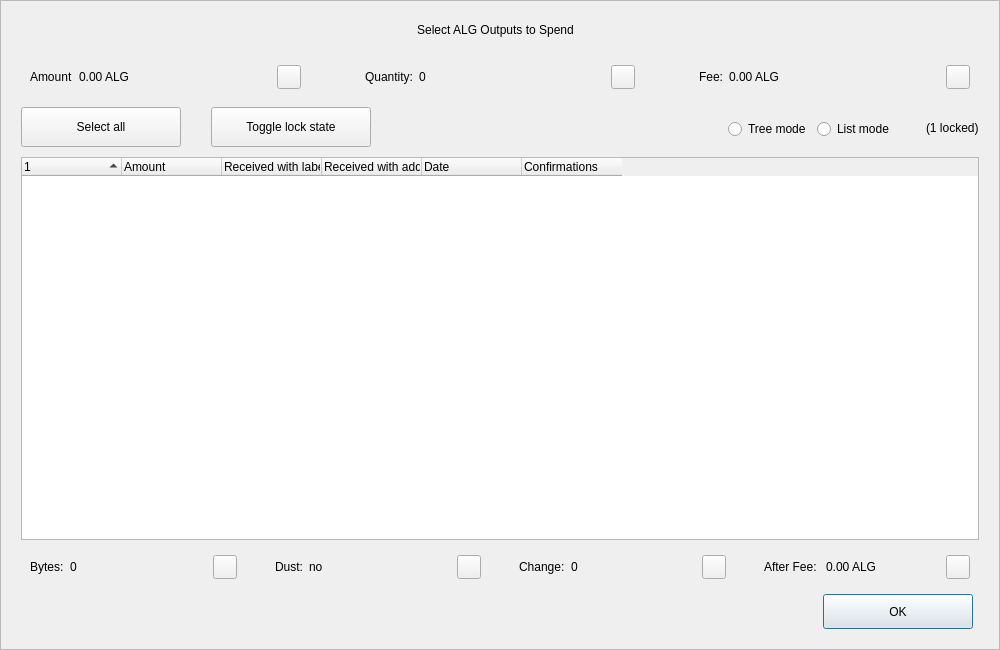
<?xml version="1.0" encoding="UTF-8"?>
<ui version="4.0">
 <class>CoinControlDialog</class>
 <widget class="QDialog" name="CoinControlDialog">
  <property name="geometry">
   <rect>
    <x>0</x>
    <y>0</y>
    <width>1000</width>
    <height>650</height>
   </rect>
  </property>
  <property name="minimumSize">
   <size>
    <width>950</width>
    <height>650</height>
   </size>
  </property>
  <property name="windowTitle">
   <string>Coin Selection</string>
  </property>
  <property name="styleSheet">
   <string notr="true"/>
  </property>
  <layout class="QVBoxLayout" name="verticalLayout">
   <property name="spacing">
    <number>0</number>
   </property>
   <property name="leftMargin">
    <number>0</number>
   </property>
   <property name="topMargin">
    <number>0</number>
   </property>
   <property name="rightMargin">
    <number>0</number>
   </property>
   <property name="bottomMargin">
    <number>0</number>
   </property>
   <item>
    <widget class="QFrame" name="frameContainer">
     <property name="toolTipDuration">
      <number>0</number>
     </property>
     <property name="frameShape">
      <enum>QFrame::StyledPanel</enum>
     </property>
     <property name="frameShadow">
      <enum>QFrame::Raised</enum>
     </property>
     <layout class="QVBoxLayout" name="verticalLayout_2">
      <property name="leftMargin">
       <number>0</number>
      </property>
      <property name="rightMargin">
       <number>0</number>
      </property>
      <property name="bottomMargin">
       <number>20</number>
      </property>
      <item>
       <layout class="QHBoxLayout" name="horizontalLayout_12">
        <property name="spacing">
         <number>0</number>
        </property>
        <property name="leftMargin">
         <number>20</number>
        </property>
        <property name="rightMargin">
         <number>30</number>
        </property>
        <item>
         <spacer name="horizontalSpacer_4">
          <property name="orientation">
           <enum>Qt::Horizontal</enum>
          </property>
          <property name="sizeHint" stdset="0">
           <size>
            <width>40</width>
            <height>20</height>
           </size>
          </property>
         </spacer>
        </item>
        <item>
         <widget class="QLabel" name="labelTitle">
          <property name="minimumSize">
           <size>
            <width>0</width>
            <height>40</height>
           </size>
          </property>
          <property name="maximumSize">
           <size>
            <width>16777215</width>
            <height>40</height>
           </size>
          </property>
          <property name="text">
           <string>Select ALG Outputs to Spend</string>
          </property>
          <property name="alignment">
           <set>Qt::AlignCenter</set>
          </property>
          <property name="margin">
           <number>7</number>
          </property>
         </widget>
        </item>
        <item>
         <spacer name="horizontalSpacer_5">
          <property name="orientation">
           <enum>Qt::Horizontal</enum>
          </property>
          <property name="sizeHint" stdset="0">
           <size>
            <width>40</width>
            <height>20</height>
           </size>
          </property>
         </spacer>
        </item>
       </layout>
      </item>
      <item>
       <layout class="QHBoxLayout" name="horizontalLayout_8">
        <property name="leftMargin">
         <number>20</number>
        </property>
        <property name="rightMargin">
         <number>20</number>
        </property>
        <item>
         <widget class="QWidget" name="layoutAmount" native="true">
          <layout class="QHBoxLayout" name="horizontalLayout_9" stretch="0,1,0">
           <item>
            <widget class="QLabel" name="labelCoinControlAmountText">
             <property name="text">
              <string>Amount</string>
             </property>
            </widget>
           </item>
           <item>
            <widget class="QLabel" name="labelCoinControlAmount">
             <property name="text">
              <string>0.00 ALG</string>
             </property>
            </widget>
           </item>
           <item alignment="Qt::AlignHCenter|Qt::AlignVCenter">
            <widget class="QPushButton" name="pushButtonAmount">
             <property name="minimumSize">
              <size>
               <width>0</width>
               <height>24</height>
              </size>
             </property>
             <property name="maximumSize">
              <size>
               <width>24</width>
               <height>26</height>
              </size>
             </property>
             <property name="focusPolicy">
              <enum>Qt::NoFocus</enum>
             </property>
             <property name="styleSheet">
              <string notr="true">padding-bottom:2px;
padding-right:4px;</string>
             </property>
             <property name="text">
              <string/>
             </property>
            </widget>
           </item>
          </layout>
         </widget>
        </item>
        <item>
         <spacer name="horizontalSpacer_2">
          <property name="orientation">
           <enum>Qt::Horizontal</enum>
          </property>
          <property name="sizeType">
           <enum>QSizePolicy::Fixed</enum>
          </property>
          <property name="sizeHint" stdset="0">
           <size>
            <width>40</width>
            <height>20</height>
           </size>
          </property>
         </spacer>
        </item>
        <item>
         <widget class="QWidget" name="layoutQuantity" native="true">
          <layout class="QHBoxLayout" name="horizontalLayout_10" stretch="0,1,0">
           <item>
            <widget class="QLabel" name="labelCoinControlQuantityText">
             <property name="text">
              <string>Quantity:</string>
             </property>
            </widget>
           </item>
           <item>
            <widget class="QLabel" name="labelCoinControlQuantity">
             <property name="text">
              <string>0</string>
             </property>
            </widget>
           </item>
           <item alignment="Qt::AlignHCenter|Qt::AlignVCenter">
            <widget class="QPushButton" name="pushButtonQuantity">
             <property name="minimumSize">
              <size>
               <width>0</width>
               <height>24</height>
              </size>
             </property>
             <property name="maximumSize">
              <size>
               <width>24</width>
               <height>26</height>
              </size>
             </property>
             <property name="focusPolicy">
              <enum>Qt::NoFocus</enum>
             </property>
             <property name="styleSheet">
              <string notr="true">padding-bottom:2px;
               padding-right:4px;</string>
             </property>
             <property name="text">
              <string/>
             </property>
            </widget>
           </item>
          </layout>
         </widget>
        </item>
        <item>
         <spacer name="horizontalSpacer_22">
          <property name="orientation">
           <enum>Qt::Horizontal</enum>
          </property>
          <property name="sizeType">
           <enum>QSizePolicy::Fixed</enum>
          </property>
          <property name="sizeHint" stdset="0">
           <size>
            <width>40</width>
            <height>20</height>
           </size>
          </property>
         </spacer>
        </item>
        <item>
         <widget class="QWidget" name="layoutFee" native="true">
          <layout class="QHBoxLayout" name="horizontalLayout_11" stretch="0,1,0">
           <item>
            <widget class="QLabel" name="labelCoinControlFeeText">
             <property name="text">
              <string>Fee:</string>
             </property>
            </widget>
           </item>
           <item>
            <widget class="QLabel" name="labelCoinControlFee">
             <property name="text">
              <string>0.00 ALG</string>
             </property>
            </widget>
           </item>
           <item alignment="Qt::AlignHCenter|Qt::AlignVCenter">
            <widget class="QPushButton" name="pushButtonFee">
             <property name="minimumSize">
              <size>
               <width>0</width>
               <height>24</height>
              </size>
             </property>
             <property name="maximumSize">
              <size>
               <width>24</width>
               <height>26</height>
              </size>
             </property>
             <property name="focusPolicy">
              <enum>Qt::NoFocus</enum>
             </property>
             <property name="styleSheet">
              <string notr="true">padding-bottom:2px;
               padding-right:4px;</string>
             </property>
             <property name="text">
              <string/>
             </property>
            </widget>
           </item>
          </layout>
         </widget>
        </item>
       </layout>
      </item>
      <item>
       <widget class="QFrame" name="frame">
        <property name="minimumSize">
         <size>
          <width>0</width>
          <height>40</height>
         </size>
        </property>
        <property name="styleSheet">
         <string notr="true">#frame {
	border:0;
}</string>
        </property>
        <property name="frameShape">
         <enum>QFrame::StyledPanel</enum>
        </property>
        <property name="frameShadow">
         <enum>QFrame::Sunken</enum>
        </property>
        <layout class="QHBoxLayout" name="horizontalLayout">
         <property name="spacing">
          <number>0</number>
         </property>
         <property name="leftMargin">
          <number>20</number>
         </property>
         <property name="topMargin">
          <number>0</number>
         </property>
         <property name="rightMargin">
          <number>20</number>
         </property>
         <property name="bottomMargin">
          <number>0</number>
         </property>
         <item>
          <layout class="QHBoxLayout" name="horizontalLayoutPanel" stretch="0,0,0,0,0,0">
           <property name="spacing">
            <number>20</number>
           </property>
           <item>
            <widget class="QPushButton" name="pushButtonSelectAll">
             <property name="sizePolicy">
              <sizepolicy hsizetype="Maximum" vsizetype="Fixed">
               <horstretch>0</horstretch>
               <verstretch>0</verstretch>
              </sizepolicy>
             </property>
             <property name="minimumSize">
              <size>
               <width>160</width>
               <height>40</height>
              </size>
             </property>
             <property name="maximumSize">
              <size>
               <width>16777215</width>
               <height>40</height>
              </size>
             </property>
             <property name="text">
              <string>Select all</string>
             </property>
             <property name="checkable">
              <bool>true</bool>
             </property>
             <property name="checked">
              <bool>false</bool>
             </property>
             <property name="autoExclusive">
              <bool>false</bool>
             </property>
             <property name="autoDefault">
              <bool>false</bool>
             </property>
            </widget>
           </item>
           <item>
            <spacer name="horizontalSpacer_6">
             <property name="orientation">
              <enum>Qt::Horizontal</enum>
             </property>
             <property name="sizeType">
              <enum>QSizePolicy::Fixed</enum>
             </property>
             <property name="sizeHint" stdset="0">
              <size>
               <width>10</width>
               <height>20</height>
              </size>
             </property>
            </spacer>
           </item>
           <item>
            <widget class="QPushButton" name="pushButtonToggleLock">
             <property name="sizePolicy">
              <sizepolicy hsizetype="Maximum" vsizetype="Fixed">
               <horstretch>0</horstretch>
               <verstretch>0</verstretch>
              </sizepolicy>
             </property>
             <property name="minimumSize">
              <size>
               <width>160</width>
               <height>40</height>
              </size>
             </property>
             <property name="maximumSize">
              <size>
               <width>16777215</width>
               <height>40</height>
              </size>
             </property>
             <property name="text">
              <string>Toggle lock state</string>
             </property>
             <property name="checkable">
              <bool>true</bool>
             </property>
             <property name="autoExclusive">
              <bool>false</bool>
             </property>
             <property name="autoDefault">
              <bool>false</bool>
             </property>
            </widget>
           </item>
           <item>
            <spacer name="horizontalSpacer_7">
             <property name="orientation">
              <enum>Qt::Horizontal</enum>
             </property>
             <property name="sizeType">
              <enum>QSizePolicy::Expanding</enum>
             </property>
             <property name="sizeHint" stdset="0">
              <size>
               <width>30</width>
               <height>20</height>
              </size>
             </property>
            </spacer>
           </item>
           <item alignment="Qt::AlignRight">
            <widget class="QGroupBox" name="groupBox_2">
             <property name="styleSheet">
              <string notr="true">#groupBox_2 {
    background-color:transparent;
    border-radius:0;
}</string>
             </property>
             <property name="title">
              <string/>
             </property>
             <layout class="QHBoxLayout" name="horizontalLayout_14">
              <item>
               <widget class="QRadioButton" name="radioTreeMode">
                <property name="sizePolicy">
                 <sizepolicy hsizetype="Maximum" vsizetype="Fixed">
                  <horstretch>0</horstretch>
                  <verstretch>0</verstretch>
                 </sizepolicy>
                </property>
                <property name="text">
                 <string>Tree mode</string>
                </property>
               </widget>
              </item>
              <item>
               <widget class="QRadioButton" name="radioListMode">
                <property name="sizePolicy">
                 <sizepolicy hsizetype="Maximum" vsizetype="Fixed">
                  <horstretch>0</horstretch>
                  <verstretch>0</verstretch>
                 </sizepolicy>
                </property>
                <property name="text">
                 <string>List mode</string>
                </property>
                <property name="checked">
                 <bool>false</bool>
                </property>
               </widget>
              </item>
             </layout>
            </widget>
           </item>
           <item>
            <widget class="QLabel" name="labelLocked">
             <property name="text">
              <string>(1 locked)</string>
             </property>
            </widget>
           </item>
          </layout>
         </item>
        </layout>
       </widget>
      </item>
      <item>
       <layout class="QHBoxLayout" name="horizontalLayout_13">
        <property name="leftMargin">
         <number>20</number>
        </property>
        <property name="rightMargin">
         <number>20</number>
        </property>
        <item>
         <widget class="CoinControlTreeWidget" name="treeWidget">
          <property name="contextMenuPolicy">
           <enum>Qt::CustomContextMenu</enum>
          </property>
          <property name="styleSheet">
           <string notr="true"/>
          </property>
          <property name="sortingEnabled">
           <bool>false</bool>
          </property>
          <property name="columnCount">
           <number>6</number>
          </property>
          <attribute name="headerShowSortIndicator" stdset="0">
           <bool>true</bool>
          </attribute>
          <attribute name="headerStretchLastSection">
           <bool>false</bool>
          </attribute>
          <column>
           <property name="text">
            <string/>
           </property>
          </column>
          <column>
           <property name="text">
            <string>Amount</string>
           </property>
          </column>
          <column>
           <property name="text">
            <string>Received with label</string>
           </property>
          </column>
          <column>
           <property name="text">
            <string>Received with address</string>
           </property>
          </column>
          <column>
           <property name="text">
            <string>Date</string>
           </property>
          </column>
          <column>
           <property name="text">
            <string>Confirmations</string>
           </property>
           <property name="toolTip">
            <string>Confirmed</string>
           </property>
          </column>
         </widget>
        </item>
       </layout>
      </item>
      <item>
       <layout class="QHBoxLayout" name="horizontalLayout_3">
        <property name="spacing">
         <number>20</number>
        </property>
        <property name="leftMargin">
         <number>20</number>
        </property>
        <property name="rightMargin">
         <number>20</number>
        </property>
        <item>
         <widget class="QWidget" name="layoutBytes" native="true">
          <layout class="QHBoxLayout" name="horizontalLayout_4" stretch="0,1,0">
           <item>
            <widget class="QLabel" name="labelCoinControlBytesText">
             <property name="text">
              <string>Bytes:</string>
             </property>
            </widget>
           </item>
           <item>
            <widget class="QLabel" name="labelCoinControlBytes">
             <property name="text">
              <string>0</string>
             </property>
            </widget>
           </item>
           <item alignment="Qt::AlignHCenter|Qt::AlignVCenter">
            <widget class="QPushButton" name="pushButtonBytes">
             <property name="minimumSize">
              <size>
               <width>0</width>
               <height>24</height>
              </size>
             </property>
             <property name="maximumSize">
              <size>
               <width>24</width>
               <height>26</height>
              </size>
             </property>
             <property name="focusPolicy">
              <enum>Qt::NoFocus</enum>
             </property>
             <property name="styleSheet">
              <string notr="true">padding-bottom:2px;
               padding-right:4px;</string>
             </property>
             <property name="text">
              <string/>
             </property>
            </widget>
           </item>
          </layout>
         </widget>
        </item>
        <item>
         <widget class="QWidget" name="layoutDust" native="true">
          <layout class="QHBoxLayout" name="horizontalLayout_5" stretch="0,1,0">
           <item>
            <widget class="QLabel" name="labelCoinControlLowOutputText">
             <property name="text">
              <string>Dust:</string>
             </property>
            </widget>
           </item>
           <item>
            <widget class="QLabel" name="labelCoinControlLowOutput">
             <property name="text">
              <string>no</string>
             </property>
            </widget>
           </item>
           <item alignment="Qt::AlignHCenter|Qt::AlignVCenter">
            <widget class="QPushButton" name="pushButtonDust">
             <property name="minimumSize">
              <size>
               <width>0</width>
               <height>24</height>
              </size>
             </property>
             <property name="maximumSize">
              <size>
               <width>24</width>
               <height>26</height>
              </size>
             </property>
             <property name="focusPolicy">
              <enum>Qt::NoFocus</enum>
             </property>
             <property name="styleSheet">
              <string notr="true">padding-bottom:2px;
               padding-right:4px;</string>
             </property>
             <property name="text">
              <string/>
             </property>
            </widget>
           </item>
          </layout>
         </widget>
        </item>
        <item>
         <widget class="QWidget" name="layoutChange" native="true">
          <layout class="QHBoxLayout" name="horizontalLayout_6" stretch="0,1,0">
           <item>
            <widget class="QLabel" name="labelCoinControlChangeText">
             <property name="text">
              <string>Change:</string>
             </property>
            </widget>
           </item>
           <item>
            <widget class="QLabel" name="labelCoinControlChange">
             <property name="text">
              <string>0</string>
             </property>
            </widget>
           </item>
           <item alignment="Qt::AlignHCenter|Qt::AlignVCenter">
            <widget class="QPushButton" name="pushButtonChange">
             <property name="minimumSize">
              <size>
               <width>0</width>
               <height>24</height>
              </size>
             </property>
             <property name="maximumSize">
              <size>
               <width>24</width>
               <height>26</height>
              </size>
             </property>
             <property name="focusPolicy">
              <enum>Qt::NoFocus</enum>
             </property>
             <property name="styleSheet">
              <string notr="true">padding-bottom:2px;
               padding-right:4px;</string>
             </property>
             <property name="text">
              <string/>
             </property>
            </widget>
           </item>
          </layout>
         </widget>
        </item>
        <item>
         <widget class="QWidget" name="layoutAfter" native="true">
          <layout class="QHBoxLayout" name="horizontalLayout_7" stretch="0,1,0">
           <item>
            <widget class="QLabel" name="labelCoinControlAfterFeeText">
             <property name="text">
              <string>After Fee: </string>
             </property>
            </widget>
           </item>
           <item>
            <widget class="QLabel" name="labelCoinControlAfterFee">
             <property name="text">
              <string>0.00 ALG</string>
             </property>
            </widget>
           </item>
           <item alignment="Qt::AlignHCenter|Qt::AlignVCenter">
            <widget class="QPushButton" name="pushButtonAlterFee">
             <property name="minimumSize">
              <size>
               <width>0</width>
               <height>24</height>
              </size>
             </property>
             <property name="maximumSize">
              <size>
               <width>24</width>
               <height>26</height>
              </size>
             </property>
             <property name="focusPolicy">
              <enum>Qt::NoFocus</enum>
             </property>
             <property name="styleSheet">
              <string notr="true">padding-bottom:2px;
               padding-right:4px;</string>
             </property>
             <property name="text">
              <string/>
             </property>
            </widget>
           </item>
          </layout>
         </widget>
        </item>
       </layout>
      </item>
      <item>
       <layout class="QHBoxLayout" name="horizontalLayout_2">
        <property name="spacing">
         <number>0</number>
        </property>
        <property name="leftMargin">
         <number>20</number>
        </property>
        <property name="rightMargin">
         <number>26</number>
        </property>
        <item>
         <spacer name="horizontalSpacer_3">
          <property name="orientation">
           <enum>Qt::Horizontal</enum>
          </property>
          <property name="sizeHint" stdset="0">
           <size>
            <width>558</width>
            <height>20</height>
           </size>
          </property>
         </spacer>
        </item>
        <item>
         <widget class="QPushButton" name="pushButtonOk">
          <property name="minimumSize">
           <size>
            <width>150</width>
            <height>35</height>
           </size>
          </property>
          <property name="text">
           <string>OK</string>
          </property>
         </widget>
        </item>
       </layout>
      </item>
     </layout>
    </widget>
   </item>
  </layout>
 </widget>
 <customwidgets>
  <customwidget>
   <class>CoinControlTreeWidget</class>
   <extends>QTreeWidget</extends>
   <header>coincontroltreewidget.h</header>
  </customwidget>
 </customwidgets>
 <resources/>
 <connections/>
</ui>
